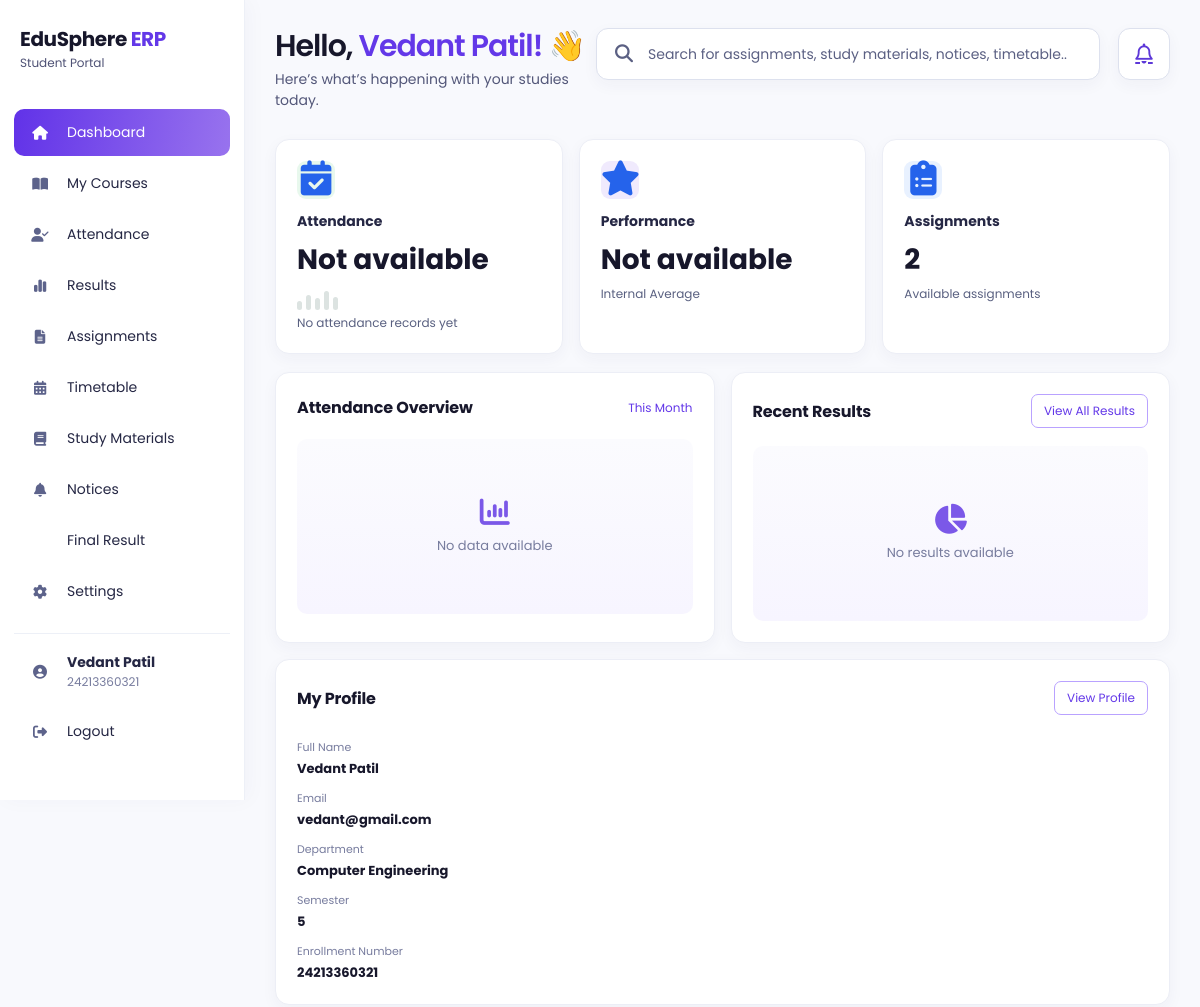
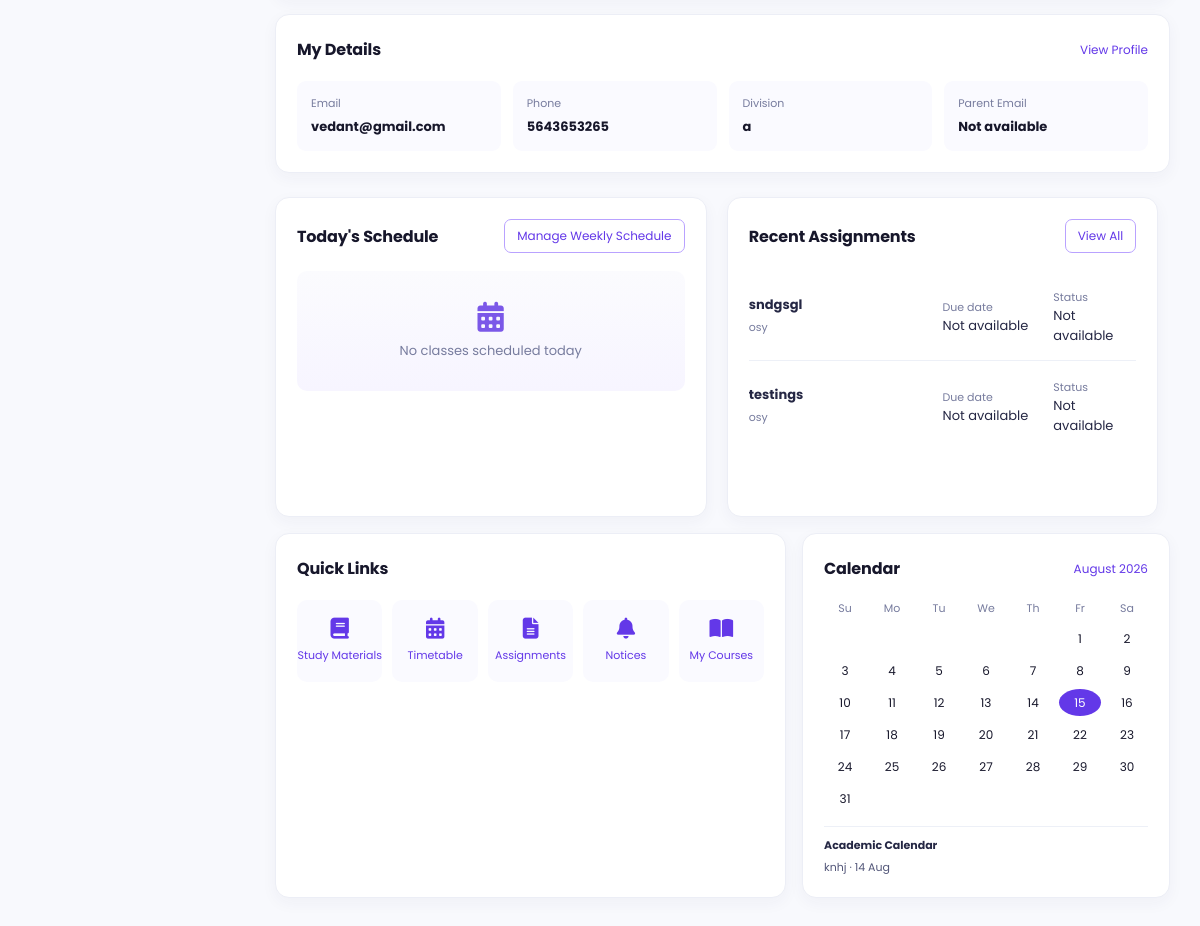
/student (signed in), run on an earlier commit of the app's database (2 pictures, top to bottom).
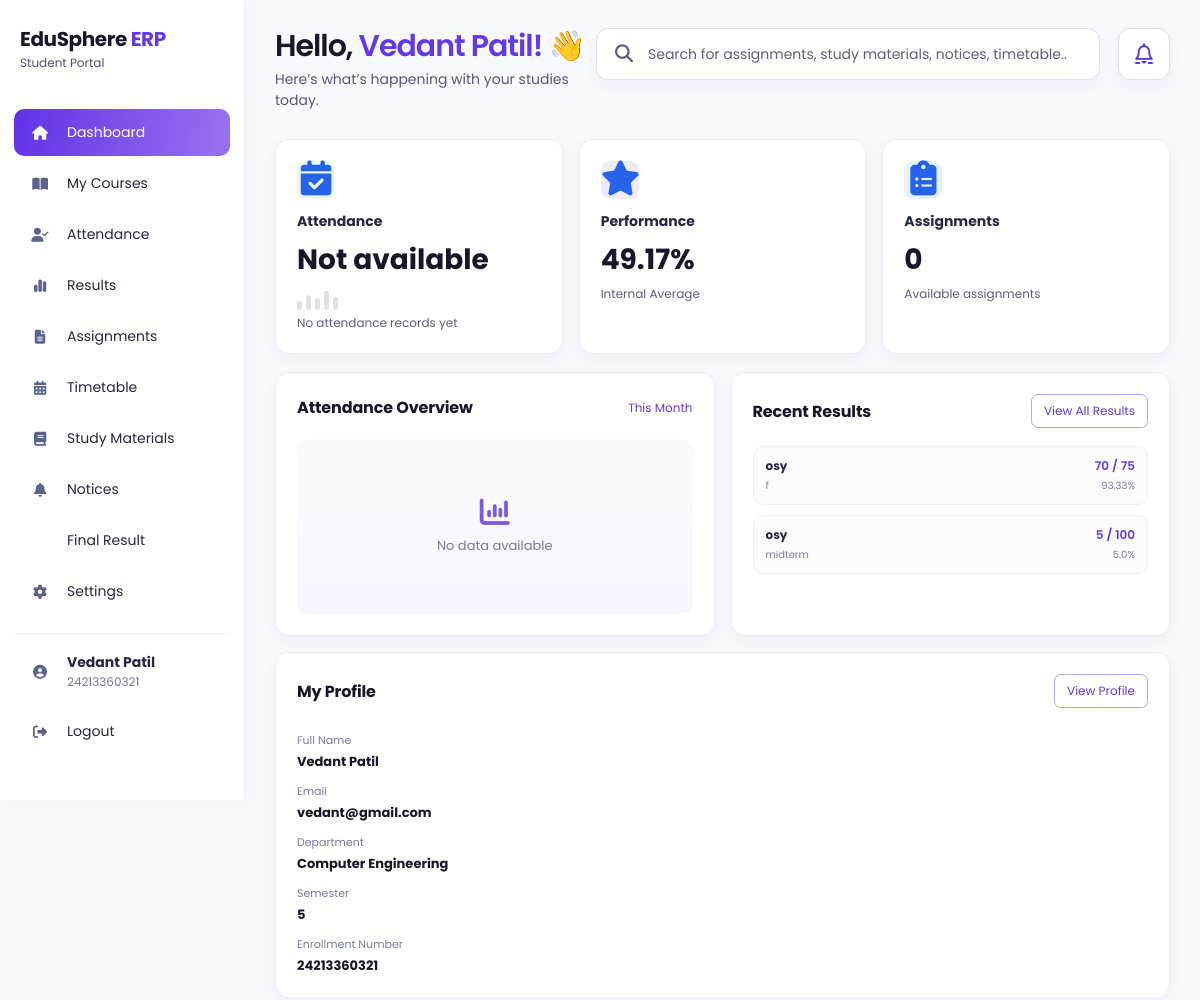
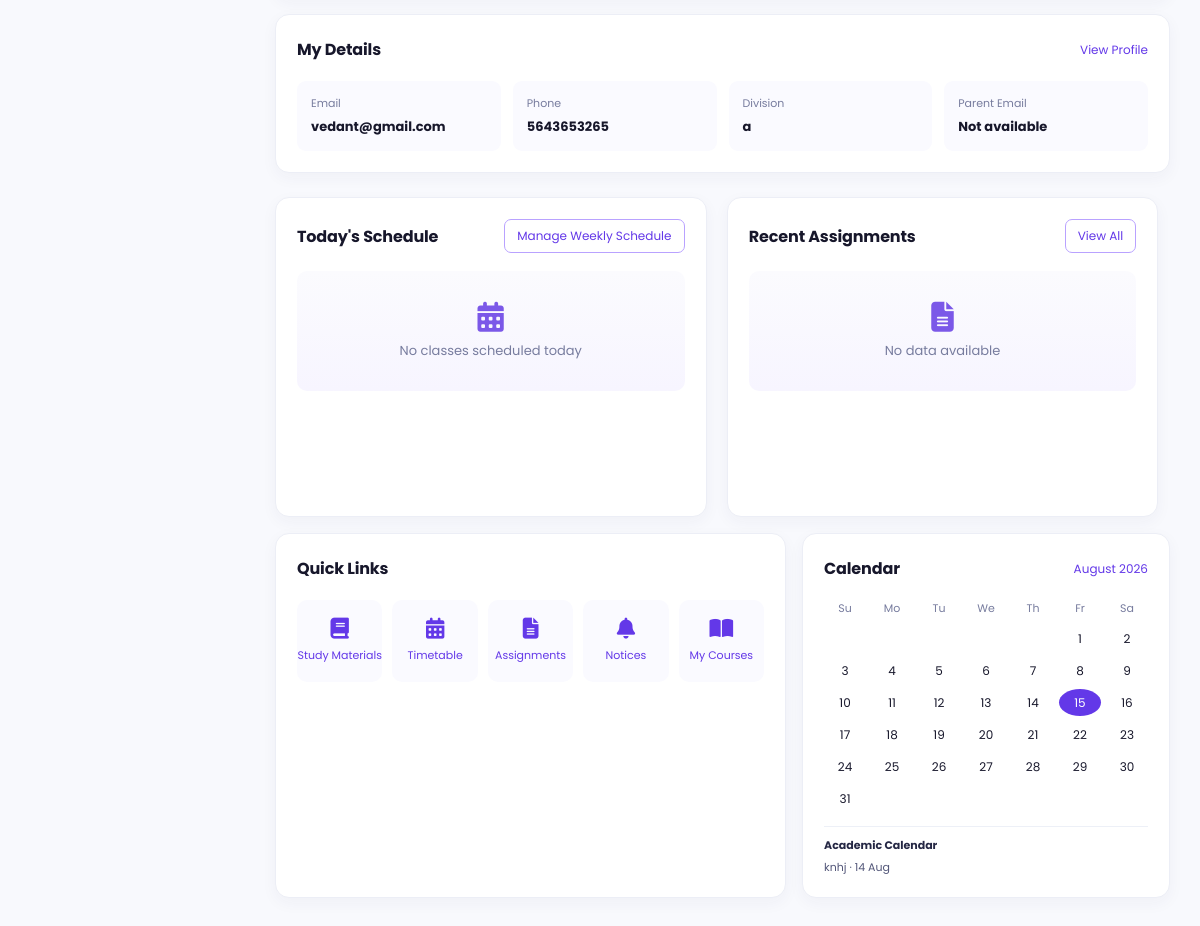
And on a later commit of the database (2 pictures, top to bottom).
### models/academic_material.py (models this page shows)
class AcademicMaterial(db.Model):
    __tablename__ = "academic_materials"
    id = db.Column(db.Integer, primary_key=True)
    teacher_user_id = db.Column(
        db.Integer,
        db.ForeignKey("users.id"),
        nullable=False,
        index=True,
    )
    material_type = db.Column(db.String(30), nullable=False, index=True)
    department = db.Column(db.String(50), nullable=False, index=True)
    subject = db.Column(db.String(100), nullable=True, index=True)
    title = db.Column(db.String(150), nullable=False)
    description = db.Column(db.Text, nullable=True)
    original_filename = db.Column(db.String(255), nullable=True)
    stored_filename = db.Column(db.String(255), nullable=True, unique=True)
    uploaded_at = db.Column(db.DateTime, default=datetime.utcnow, nullable=False)
    teacher = db.relationship("User", foreign_keys=[teacher_user_id])

### models/student_result.py (models this page shows)
class StudentResult(db.Model):
    __tablename__ = "student_results"
    __table_args__ = (db.UniqueConstraint("student_user_id", "subject", "exam", name="uq_student_result_exam"),)
    id = db.Column(db.Integer, primary_key=True)
    student_user_id = db.Column(db.Integer, db.ForeignKey("users.id"), nullable=False, index=True)
    teacher_user_id = db.Column(db.Integer, db.ForeignKey("users.id"), nullable=False, index=True)
    subject = db.Column(db.String(100), nullable=False)
    exam = db.Column(db.String(150), nullable=False)
    marks_grade = db.Column(db.String(50), nullable=False)
    out_of_marks = db.Column(db.Float, nullable=False, default=100)
    is_internal = db.Column(db.Boolean, nullable=False, default=True, server_default="1")
    updated_at = db.Column(db.DateTime, default=datetime.utcnow, onupdate=datetime.utcnow, nullable=False)
    student = db.relationship("User", foreign_keys=[student_user_id])
    teacher = db.relationship("User", foreign_keys=[teacher_user_id])

### app.py (the view)
@app.route("/student")
def student():
    user, student_profile = get_current_student_profile()
    if not user:
        flash("Access denied!")
        return redirect(
            url_for("login")
        )
    assignment_query = AcademicMaterial.query.filter_by(
        material_type="Assignment",
        department=student_profile.department,
    )
    pending_assignment_count = assignment_query.count()
    today = datetime.today()
    today_schedule = get_student_schedule_for_day(user.id, today.weekday())
    available_subjects = get_department_subjects(student_profile.department)
    assignment_query = AcademicMaterial.query.filter_by(
        material_type="Assignment",
        department=student_profile.department,
    )
    if available_subjects:
        assignment_query = assignment_query.filter(
            AcademicMaterial.subject.in_(available_subjects)
        )
    recent_assignments = assignment_query.order_by(
        AcademicMaterial.uploaded_at.desc()
    ).limit(5).all()
    calendar_events = AcademicMaterial.query.filter_by(
        material_type="Academic Calendar",
        department=student_profile.department,
    ).order_by(AcademicMaterial.uploaded_at.desc()).all()
    unread_notification_count = StudentNotification.query.filter_by(
        student_user_id=user.id,
    ).filter(StudentNotification.read_at.is_(None)).count()
    today_lectures = WeeklySchedule.query.filter(
        WeeklySchedule.day_of_week == datetime.today().weekday(),
        WeeklySchedule.student_user_id == user.id,
        func.lower(func.trim(WeeklySchedule.teacher)) == user.full_name.strip().lower(),
    ).order_by(WeeklySchedule.start_time).all()
    internal_results = StudentResult.query.filter_by(student_user_id=user.id, is_internal=True).all()
    internal_percentages = []
    for result in internal_results:
        try:
            if result.out_of_marks and float(result.out_of_marks) > 0:
                internal_percentages.append(float(result.marks_grade) / float(result.out_of_marks) * 100)
        except (TypeError, ValueError):
            continue
    internal_average = round(sum(internal_percentages) / len(internal_percentages), 2) if internal_percentages else None
    recent_results = []
    for result in StudentResult.query.filter_by(student_user_id=user.id).order_by(StudentResult.updated_at.desc()).limit(5).all():
        percentage = None
        try:
            if result.out_of_marks and float(result.out_of_marks) > 0:
                percentage = round(float(result.marks_grade) / float(result.out_of_marks) * 100, 2)
        except (TypeError, ValueError):
            pass
        recent_results.append({
            "subject": result.subject,
            "exam": result.exam,
            "marks": result.marks_grade,
            "out_of_marks": result.out_of_marks,
            "percentage": percentage,
        })
    return render_template(
        "student.html",
        current_user=user,
        student_profile=student_profile,
        pending_assignment_count=pending_assignment_count,
        attendance_percentage=None,
        overall_gpa=f"{internal_average}%" if internal_average is not None else None,
        attendance_overview=[],
        grades_overview=[],
        recent_results=recent_results,
        today_schedule=today_schedule,
        recent_assignments=recent_assignments,
        calendar_events=calendar_events,
        calendar_year=today.year,
        calendar_month=today.strftime("%B"),
        month_grid=calendar_module.monthcalendar(today.year, today.month),
        today_day=today.day,
        unread_notification_count=unread_notification_count,
        today_lectures=today_lectures,
        active_page="dashboard"
    )

### app.py (called while the page is built)
def get_current_student_profile():
    if session.get("role") != "Student" or "user_id" not in session:
        return None, None
    user = db.session.get(User, session["user_id"])
    if not user or user.role != "Student":
        session.clear()
        return None, None
    student_profile = Student.query.filter_by(user_id=user.id).first()
    if not student_profile:
        student_profile = Student(user_id=user.id)
        db.session.add(student_profile)
        db.session.commit()
    return user, student_profile

def get_student_schedule_for_day(user_id, day_of_week=None):
    if day_of_week is None:
        day_of_week = datetime.today().weekday()
    return WeeklySchedule.query.filter(
        WeeklySchedule.student_user_id == user_id,
        WeeklySchedule.day_of_week == day_of_week,
    ).order_by(WeeklySchedule.start_time).all()

### templates/student.html (shortened to what the changed rows need)
<!DOCTYPE html>
<html lang="en">
<head>
    <link rel="stylesheet" href="{{ url_for('static', filename='css/student.css') }}">
    <link rel="stylesheet" href="{{ url_for('static', filename='css/palette.css') }}">
    <link rel="stylesheet" href="https://cdnjs.cloudflare.com/ajax/libs/font-awesome/6.6.0/css/all.min.css">
</head>
<body class="theme-{{ current_user.theme or 'light' }} accent-{{ current_user.accent_color or 'purple' }}">
<div class="sidebar">
    <div class="logo"><h2>EduSphere <span>ERP</span></h2><small>Student Portal</small></div>
</div>
<main class="main">
    <div class="topbar"><div><h1>Hello, <span>{{ current_user.full_name }}!</span> 👋</h1></div></div>
    <div class="cards">
        <a class="card stat-card attendance-card" href="{{ url_for('student_attendance') }}" aria-label="Open Attendance section"><h1>{{ attendance_percentage ~ '%' if attendance_percentage is not none else 'Not available' }}</h1></a>
        <a class="card stat-card" href="{{ url_for('student_results') }}" aria-label="Open Results section"><div class="card-icon purple"><i class="fa-solid fa-star"></i></div><h3>Performance</h3><h1>{{ overall_gpa if overall_gpa is not none else 'Not available' }}</h1><p>Internal Average</p></a>
        <a class="card stat-card" href="{{ url_for('student_assignments') }}" aria-label="Open Assignments section"><div class="card-icon blue"><i class="fa-solid fa-clipboard-list"></i></div><h3>Assignments</h3><h1>{{ pending_assignment_count }}</h1><p>Available assignments</p></a>
    </div>
    <div class="dashboard-grid overview-grid">
        <section class="box overview recent-results-card"><div class="section-heading"><h3>Recent Results</h3><a class="profile-button" href="{{ url_for('student_results') }}">View All Results</a></div>{% if recent_results %}<div class="recent-results-list" aria-label="Recent exam results">{% for result in recent_results %}<div class="recent-result-item"><div><strong>{{ result.subject }}</strong><small>{{ result.exam }}</small></div><div><span>{{ result.marks }} / {{ result.out_of_marks|int if result.out_of_marks == result.out_of_marks|int else result.out_of_marks }}</span><small>{% if result.percentage is not none %}{{ result.percentage }}%{% else %}Not available{% endif %}</small></div></div>{% endfor %}</div>{% else %}<div class="overview-placeholder"><i class="fa-solid fa-chart-pie"></i><p>No results available</p></div>{% endif %}</section>
    </div>
    <section class="box assignments-box"><div class="section-heading"><h3>Recent Assignments</h3><a class="profile-button" href="{{ url_for('student_assignments') }}">View All</a></div>{% if recent_assignments %}<div class="assignment-list">{% for assignment in recent_assignments %}<div class="assignment-item"><div><strong>{{ assignment.title }}</strong><small>{{ assignment.subject or 'Subject not available' }}</small></div><div><small>Due date</small><span>Not available</span></div><div><small>Status</small><span>Not available</span></div></div>{% endfor %}</div>{% else %}<div class="overview-placeholder assignment-empty"><i class="fa-solid fa-file-lines"></i><p>No data available</p></div>{% endif %}</section>
    <div class="dashboard-grid links-calendar-grid"><section class="box calendar-widget"><div class="calendar-weekdays">{% for day in ['Su','Mo','Tu','We','Th','Fr','Sa'] %}<span>{{ day }}</span>{% endfor %}</div><div class="calendar-grid">{% for week in month_grid %}{% for day in week %}<span class="{% if day == 0 %}muted{% endif %}{% if day == today_day %} today{% endif %}">{{ day if day else '' }}</span>{% endfor %}{% endfor %}</div>{% if calendar_events %}<div class="calendar-events"><strong>Academic Calendar</strong>{% for event in calendar_events[:3] %}<span>{{ event.title }} · {{ event.uploaded_at.strftime('%d %b') }}</span>{% endfor %}</div>{% else %}<p class="calendar-empty">No data available</p>{% endif %}</section></div>
</main>
</body>
</html>

What changed in the data, as far as the page shows it:
removed AcademicMaterial: title "sndgsgl", subject "osy", shown under "Recent Assignments"
removed AcademicMaterial: title "testings", subject "osy", shown under "Recent Assignments"
added StudentResult: subject "osy", exam "f", marks "70", out_of_marks "75", percentage "93.33"
added StudentResult: subject "osy", exam "midterm", marks "5", out_of_marks "100", percentage "5.0"
Also different on the page:
{{ overall_gpa if overall_gpa is not none else 'Not available' }}: "Not available" → "49.17%"
{{ pending_assignment_count }}: "2" → "0"
text no longer shown: "No results available"
text now shown: "No data available"
